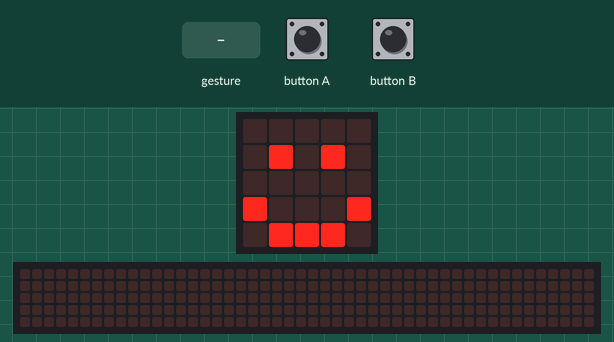
Simulated run of this program. Board: BBC micro:bit (MakeCode). Parts: the board's 5×5 LED display, a strip that is not on the board, showing the scrolling text unrolled. The inputs (shaded band) are chosen by the test bench. Random numbers come from a fixed seed; a tilt is held for 1.5 s and a shake lasts 1 s, then the board lies face up again; the 48×5 strip is a reading aid, not a part: it shows the text the display is scrolling, unrolled, one strip-width of it at a time.

Above: at 1.8 s.
1.9 s: button B pressed for 0.15 s
At 2.12 s:
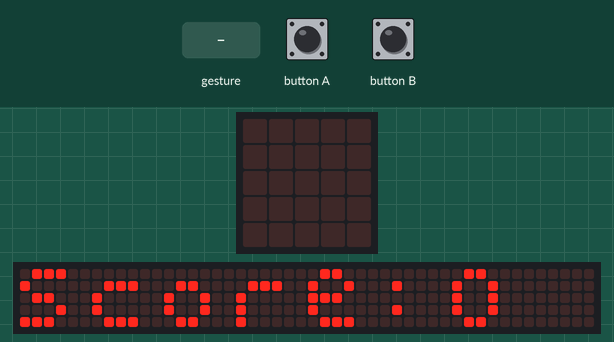
2.6 s: button A pressed for 0.15 s
At 3.17 s:
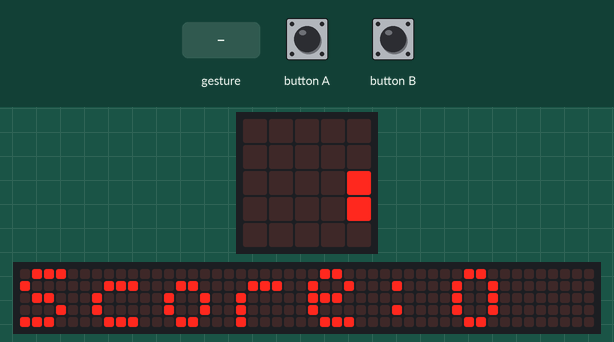
3.3 s: gesture 'shake'
At 3.62 s:
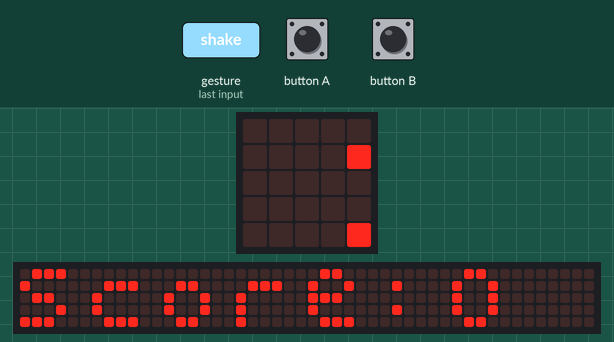
9.2 s: button B pressed for 0.15 s
12.3 s: gesture 'shake'
At 16.5 s:
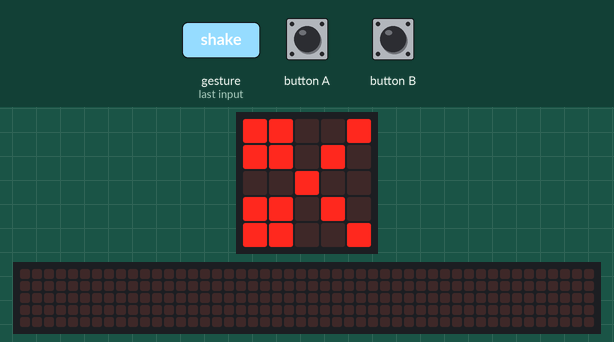
18.1 s: button A pressed for 0.15 s
At 18.82 s:
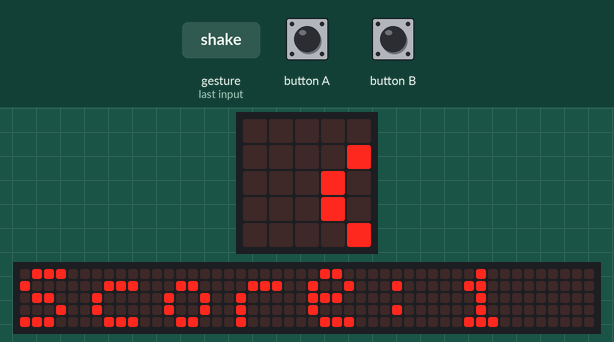

Measured:
- after the input at 1.9 s, the display: changes after 0.15 s (image 1)
- what the display in image 4 shows lasts 0.6 s, from 16.1 s to 16.7 s

The program:

main.ts
```typescript
// (licence header left out)
// variables
let randomNumber : number = null
let scoreNumber: number = 0

// setup
basic.clearScreen()
basic.showIcon(IconNames.Happy)

// shake icons
input.onGesture(Gesture.Shake, function () {
    // get randomNumber
    randomNumber = randint(0, 2)
    basic.clearScreen()

    // rock icon
    if (randomNumber == 0) {
        basic.showIcon(IconNames.Square)
    }

    // paper icon
    if (randomNumber == 1) {

        basic.showLeds(`
        . . . . .
        . # # # .
        . # # # .
        . # # # .
        . . . . .
        `)
    }

    // scissers icon
    if (randomNumber == 2) {
        basic.showIcon(IconNames.Scissors)
    }

    basic.pause(5000)
    basic.showIcon(IconNames.Happy)
})

// add win to score
input.onButtonPressed(Button.A, function()
{
    basic.clearScreen()
    scoreNumber = scoreNumber + 1
    basic.pause(1000)
    basic.showIcon(IconNames.Yes)
    basic.pause(5000)
    basic.showIcon(IconNames.Happy)
})

// show score
input.onButtonPressed(Button.B, function() {
    basic.clearScreen()
    basic.showString("Score:" + scoreNumber)
    basic.pause(5000)
    basic.showIcon(IconNames.Happy)
})
```
